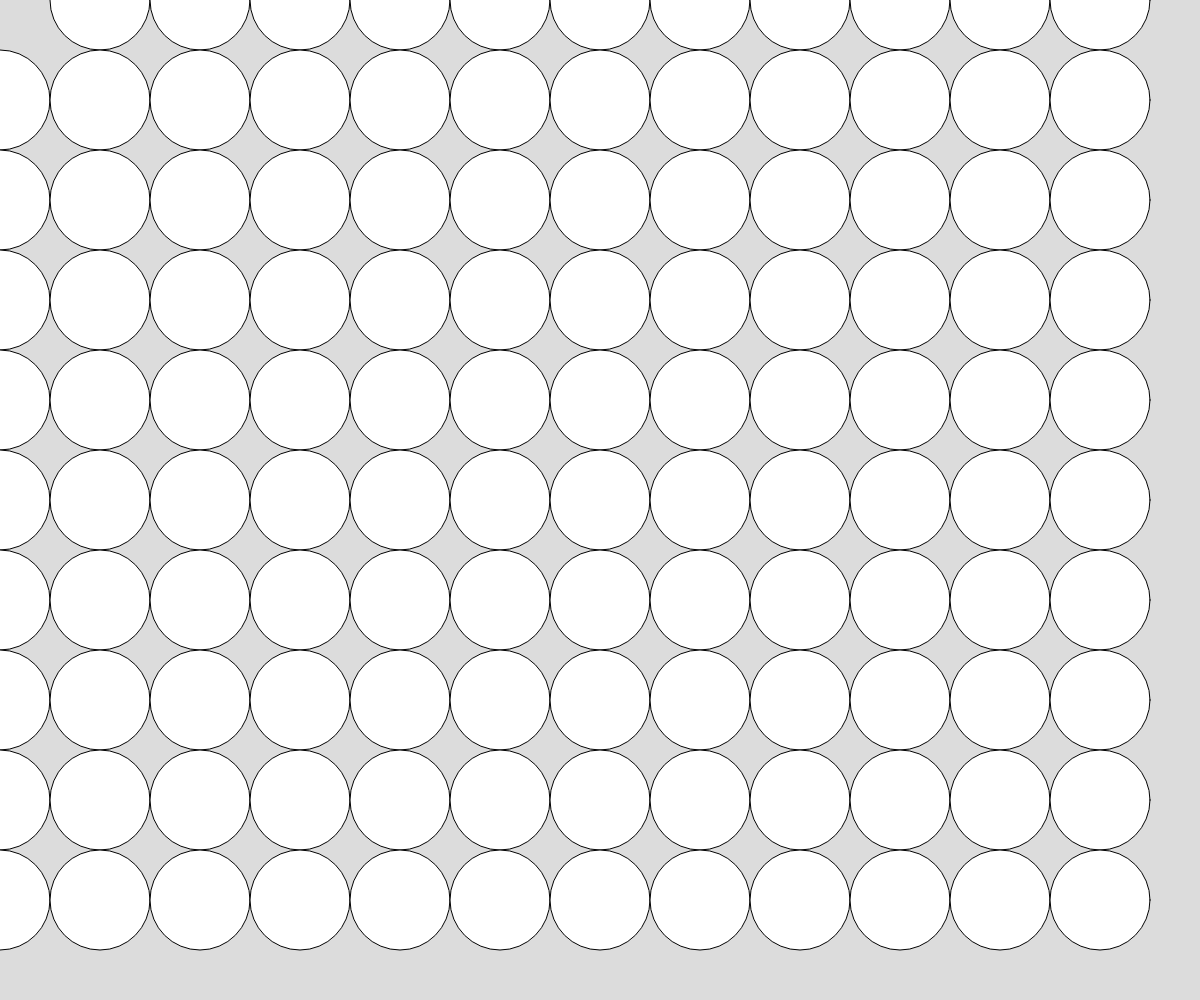
Frame 1 (no input)
Frame 60 (no input): identical to frame 1, image omitted
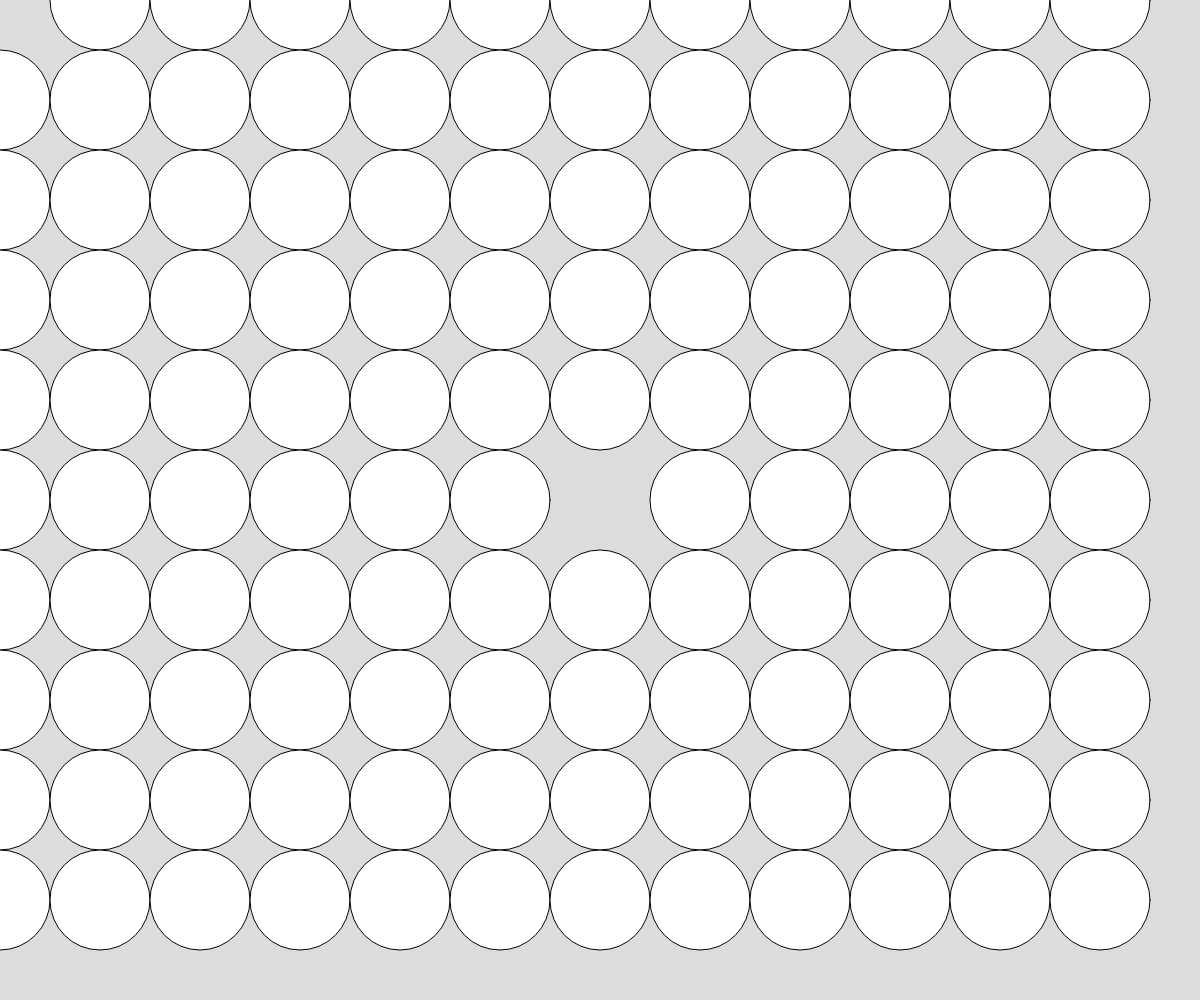
Frame 120 (the mouse pressed at the canvas centre since frame 60)

The p5.js sketch that drew these frames (run headless with seeded random() and noise() and a simulated clock; from frame 60 on, the mouse is pressed at the canvas centre):

// p5.js sketch
// ── sketch.js
// Nested Loops and popping bubbles
// Syed Saad Hussain
// October 10, 2025
//
// Extra for Experts:
// - describe what you did to take this project "above and beyond"
let bubbles = [];
let bubblesSize  = 100

function setup() {
  createCanvas(windowWidth, windowHeight);
  populateArray();
  showBubbles();
  
}

function draw() {
  background(220);
  showBubbles();

 
}
function populateArray(){
  // use a nested loop to generate x,y positions for
  // all of our bubbles.
  for(let x = 0; x < width; x += bubblesSize){
    for(let y = 0; y < height; y += bubblesSize){
      let b = {
        x: x,  y: y
      };
      bubbles.push(b);

    }
  }

}
function showBubbles(){
  // transverse the array, and display a bubble
  // each (x, y)
  for (let i = 0; i < bubbles.length; i++){
    let b = bubbles[i];
    circle(b.x,b.y, bubblesSize);
    if(dist(b.x, b.y, mouseX, mouseY) < bubblesSize/2){
      //to delete an item: use .splice()
      // .splice(pos, #ofItemsToDel, [replacementItems]);
      bubbles.splice(i, 1);
    }

  }
}
